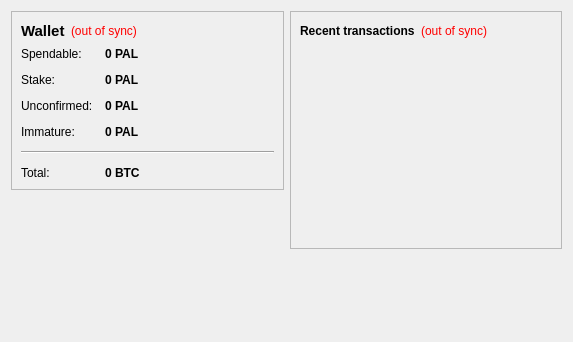
<?xml version="1.0" encoding="UTF-8"?>
<ui version="4.0">
 <class>OverviewPage</class>
 <widget class="QWidget" name="OverviewPage">
  <property name="geometry">
   <rect>
    <x>0</x>
    <y>0</y>
    <width>573</width>
    <height>342</height>
   </rect>
  </property>
  <property name="windowTitle">
   <string>Form</string>
  </property>
  <layout class="QHBoxLayout" name="horizontalLayout" stretch="1,1">
   <item>
    <layout class="QVBoxLayout" name="verticalLayout_2">
     <item>
      <widget class="QFrame" name="frame">
       <property name="frameShape">
        <enum>QFrame::StyledPanel</enum>
       </property>
       <property name="frameShadow">
        <enum>QFrame::Raised</enum>
       </property>
       <layout class="QVBoxLayout" name="verticalLayout_4">
        <item>
         <layout class="QHBoxLayout" name="horizontalLayout_4">
          <item>
           <widget class="QLabel" name="label_5">
            <property name="font">
             <font>
              <pointsize>11</pointsize>
              <weight>75</weight>
              <bold>true</bold>
             </font>
            </property>
            <property name="text">
             <string>Wallet</string>
            </property>
           </widget>
          </item>
          <item>
           <widget class="QLabel" name="labelWalletStatus">
            <property name="toolTip">
             <string>The displayed information may be out of date. Your wallet automatically synchronizes with the palcoin network after a connection is established, but this process has not completed yet.</string>
            </property>
            <property name="styleSheet">
             <string notr="true">QLabel { color: red; }</string>
            </property>
            <property name="text">
             <string notr="true">(out of sync)</string>
            </property>
            <property name="alignment">
             <set>Qt::AlignLeading|Qt::AlignLeft|Qt::AlignVCenter</set>
            </property>
           </widget>
          </item>
          <item>
           <spacer name="horizontalSpacer_2">
            <property name="orientation">
             <enum>Qt::Horizontal</enum>
            </property>
            <property name="sizeHint" stdset="0">
             <size>
              <width>40</width>
              <height>20</height>
             </size>
            </property>
           </spacer>
          </item>
         </layout>
        </item>
        <item>
         <layout class="QFormLayout" name="formLayout_2">
          <property name="fieldGrowthPolicy">
           <enum>QFormLayout::AllNonFixedFieldsGrow</enum>
          </property>
          <property name="horizontalSpacing">
           <number>12</number>
          </property>
          <property name="verticalSpacing">
           <number>12</number>
          </property>
          <item row="0" column="0">
           <widget class="QLabel" name="label">
            <property name="text">
             <string>Spendable:</string>
            </property>
           </widget>
          </item>
          <item row="0" column="1">
           <widget class="QLabel" name="labelBalance">
            <property name="font">
             <font>
              <weight>75</weight>
              <bold>true</bold>
             </font>
            </property>
            <property name="cursor">
             <cursorShape>IBeamCursor</cursorShape>
            </property>
            <property name="toolTip">
             <string>Your current spendable balance</string>
            </property>
            <property name="text">
             <string notr="true">0 PAL</string>
            </property>
            <property name="textInteractionFlags">
             <set>Qt::LinksAccessibleByMouse|Qt::TextSelectableByKeyboard|Qt::TextSelectableByMouse</set>
            </property>
           </widget>
          </item>
          <item row="1" column="0">
           <widget class="QLabel" name="label_6">
            <property name="text">
             <string>Stake:</string>
            </property>
           </widget>
          </item>
          <item row="1" column="1">
           <widget class="QLabel" name="labelStake">
            <property name="font">
             <font>
              <weight>75</weight>
              <bold>true</bold>
             </font>
            </property>
            <property name="cursor">
             <cursorShape>IBeamCursor</cursorShape>
            </property>
            <property name="toolTip">
             <string>Total of coins that was staked, and do not yet count toward the current balance</string>
            </property>
            <property name="text">
             <string notr="true">0 PAL</string>
            </property>
            <property name="textInteractionFlags">
             <set>Qt::LinksAccessibleByMouse|Qt::TextSelectableByKeyboard|Qt::TextSelectableByMouse</set>
            </property>
           </widget>
          </item>
          <item row="2" column="0">
           <widget class="QLabel" name="label_3">
            <property name="text">
             <string>Unconfirmed:</string>
            </property>
           </widget>
          </item>
          <item row="2" column="1">
           <widget class="QLabel" name="labelUnconfirmed">
            <property name="font">
             <font>
              <weight>75</weight>
              <bold>true</bold>
             </font>
            </property>
            <property name="cursor">
             <cursorShape>IBeamCursor</cursorShape>
            </property>
            <property name="toolTip">
             <string>Total of transactions that have yet to be confirmed, and do not yet count toward the current balance</string>
            </property>
            <property name="text">
             <string notr="true">0 PAL</string>
            </property>
            <property name="textInteractionFlags">
             <set>Qt::LinksAccessibleByMouse|Qt::TextSelectableByKeyboard|Qt::TextSelectableByMouse</set>
            </property>
           </widget>
          </item>
          <item row="3" column="0">
           <widget class="QLabel" name="labelImmatureText">
            <property name="text">
             <string>Immature:</string>
            </property>
           </widget>
          </item>
          <item row="3" column="1">
           <widget class="QLabel" name="labelImmature">
            <property name="font">
             <font>
              <weight>75</weight>
              <bold>true</bold>
             </font>
            </property>
            <property name="toolTip">
             <string>Mined balance that has not yet matured</string>
            </property>
            <property name="text">
             <string notr="true">0 PAL</string>
            </property>
            <property name="textInteractionFlags">
             <set>Qt::LinksAccessibleByMouse|Qt::TextSelectableByKeyboard|Qt::TextSelectableByMouse</set>
            </property>
           </widget>
          </item>
          <item row="4" column="0" colspan="2">
           <widget class="Line" name="line">
            <property name="orientation">
             <enum>Qt::Horizontal</enum>
            </property>
           </widget>
          </item>
          <item row="5" column="0">
           <widget class="QLabel" name="labelTotalText">
            <property name="text">
             <string>Total:</string>
            </property>
           </widget>
          </item>
          <item row="5" column="1">
           <widget class="QLabel" name="labelTotal">
            <property name="font">
             <font>
              <weight>75</weight>
              <bold>true</bold>
             </font>
            </property>
            <property name="cursor">
             <cursorShape>IBeamCursor</cursorShape>
            </property>
            <property name="toolTip">
             <string>Your current total balance</string>
            </property>
            <property name="text">
             <string notr="true">0 BTC</string>
            </property>
            <property name="textInteractionFlags">
             <set>Qt::LinksAccessibleByMouse|Qt::TextSelectableByKeyboard|Qt::TextSelectableByMouse</set>
            </property>
           </widget>
          </item>
         </layout>
        </item>
       </layout>
      </widget>
     </item>
     <item>
      <spacer name="verticalSpacer">
       <property name="orientation">
        <enum>Qt::Vertical</enum>
       </property>
       <property name="sizeHint" stdset="0">
        <size>
         <width>20</width>
         <height>40</height>
        </size>
       </property>
      </spacer>
     </item>
    </layout>
   </item>
   <item>
    <layout class="QVBoxLayout" name="verticalLayout_3">
     <item>
      <widget class="QFrame" name="frame_2">
       <property name="frameShape">
        <enum>QFrame::StyledPanel</enum>
       </property>
       <property name="frameShadow">
        <enum>QFrame::Raised</enum>
       </property>
       <layout class="QVBoxLayout" name="verticalLayout">
        <item>
         <layout class="QHBoxLayout" name="horizontalLayout_2">
          <item>
           <widget class="QLabel" name="label_4">
            <property name="text">
             <string>&lt;b&gt;Recent transactions&lt;/b&gt;</string>
            </property>
           </widget>
          </item>
          <item>
           <widget class="QLabel" name="labelTransactionsStatus">
            <property name="toolTip">
             <string>The displayed information may be out of date. Your wallet automatically synchronizes with the palcoin network after a connection is established, but this process has not completed yet.</string>
            </property>
            <property name="styleSheet">
             <string notr="true">QLabel { color: red; }</string>
            </property>
            <property name="text">
             <string notr="true">(out of sync)</string>
            </property>
            <property name="alignment">
             <set>Qt::AlignRight|Qt::AlignTrailing|Qt::AlignVCenter</set>
            </property>
           </widget>
          </item>
          <item>
           <spacer name="horizontalSpacer">
            <property name="orientation">
             <enum>Qt::Horizontal</enum>
            </property>
            <property name="sizeHint" stdset="0">
             <size>
              <width>40</width>
              <height>20</height>
             </size>
            </property>
           </spacer>
          </item>
         </layout>
        </item>
        <item>
         <widget class="QListView" name="listTransactions">
          <property name="styleSheet">
           <string notr="true">QListView { background: transparent; }</string>
          </property>
          <property name="frameShape">
           <enum>QFrame::NoFrame</enum>
          </property>
          <property name="verticalScrollBarPolicy">
           <enum>Qt::ScrollBarAlwaysOff</enum>
          </property>
          <property name="horizontalScrollBarPolicy">
           <enum>Qt::ScrollBarAlwaysOff</enum>
          </property>
          <property name="selectionMode">
           <enum>QAbstractItemView::NoSelection</enum>
          </property>
         </widget>
        </item>
       </layout>
      </widget>
     </item>
     <item>
      <spacer name="verticalSpacer_2">
       <property name="orientation">
        <enum>Qt::Vertical</enum>
       </property>
       <property name="sizeHint" stdset="0">
        <size>
         <width>20</width>
         <height>40</height>
        </size>
       </property>
      </spacer>
     </item>
    </layout>
   </item>
  </layout>
 </widget>
 <resources/>
 <connections/>
</ui>
